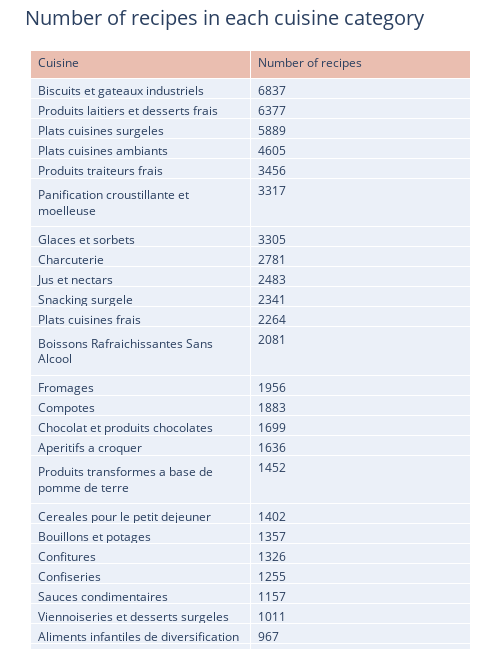

Notebook code cell kept with this figure:
### Code cell
import plotly.graph_objs as go
from plotly.offline import download_plotlyjs, init_notebook_mode, plot, iplot 

trace = go.Table(
                header=dict(values=['Cuisine','Number of recipes'],
                fill = dict(color=['#EABEB0']), 
                align = ['left'] * 5),
                cells=dict(values=[df.Secteur.value_counts().index,df.Secteur.value_counts()],
                align = ['left'] * 5))

layout = go.Layout(title='Number of recipes in each cuisine category',
                   titlefont = dict(size = 20),
                   width=500, height=650, 
                   paper_bgcolor =  'rgba(0,0,0,0)',
                   plot_bgcolor = 'rgba(0,0,0,0)',
                   autosize = False,
                   margin=dict(l=30,r=30,b=1,t=50,pad=1),
                   )
data = [trace]
fig = dict(data=data, layout=layout)
iplot(fig)

### Figure 1 — Plotly figure (JSON) as saved in the notebook; plotly's stock layout.template omitted (floating-point values rounded to 4 significant figures)
{"data": [{"cells": {"align": ["left", "left", "left", "left", "left"], "values": [["Biscuits et gateaux industriels", "Produits laitiers et desserts frais", "Plats cuisines surgeles", "Plats cuisines ambiants", "Produits traiteurs frais", "Panification croustillante et moelleuse", "Glaces et sorbets", "Charcuterie", "Jus et nectars", "Snacking surgele", "Plats cuisines frais", "Boissons Rafraichissantes Sans Alcool", "Fromages", "Compotes", "Chocolat et produits chocolates", "Aperitifs a croquer", "Produits transformes a base de pomme de terre", "Cereales pour le petit dejeuner", "Bouillons et potages", "Confitures", "Confiseries", "Sauces condimentaires", "Viennoiseries et desserts surgeles", "Aliments infantiles de diversification", "Sirops et boissons concentrees a diluer", "Sauces chaudes", "Conserves de fruits", "Preparations pour desserts", "Barres cerealieres", "Margarines", "Laits infantiles"], [6837, 6377, 5889, 4605, 3456, 3317, 3305, 2781, 2483, 2341, 2264, 2081, 1956, 1883, 1699, 1636, 1452, 1402, 1357, 1326, 1255, 1157, 1011, 967, 966, 904, 541, 487, 351, 199, 128]]}, "header": {"align": ["left", "left", "left", "left", "left"], "fill": {"color": ["#EABEB0"]}, "values": ["Cuisine", "Number of recipes"]}, "type": "table"}], "layout": {"autosize": false, "height": 650, "margin": {"b": 1, "l": 30, "pad": 1, "r": 30, "t": 50}, "paper_bgcolor": "rgba(0,0,0,0)", "plot_bgcolor": "rgba(0,0,0,0)", "title": {"font": {"size": 20}, "text": "Number of recipes in each cuisine category"}, "width": 500}}
